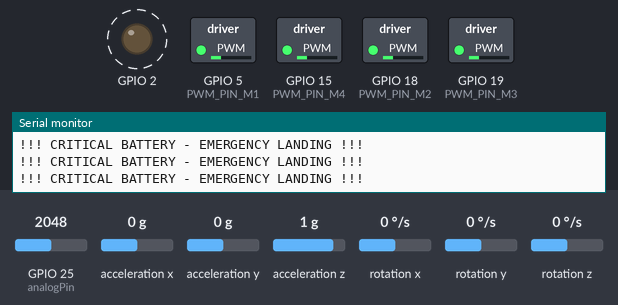
The program below on a simulated ESP32-S3. Parts: switched loads named in the program (green lamp = pin HIGH), output pins drawn as LEDs (lit = HIGH), the last lines printed to the serial monitor. Dashed ring = blinking. Inputs (shaded band) come from the test bench; at power-on: GPIO 25 (analogPin) = 2048, acceleration x 0 g, acceleration y 0 g, acceleration z 1 g, rotation x 0 °/s, rotation y 0 °/s, rotation z 0 °/s (analog values on the 0–4095 scale).

Above: at 17.3 s.
17.4 s: GPIO 25 (analogPin) set to 3526
At 17.8 s:
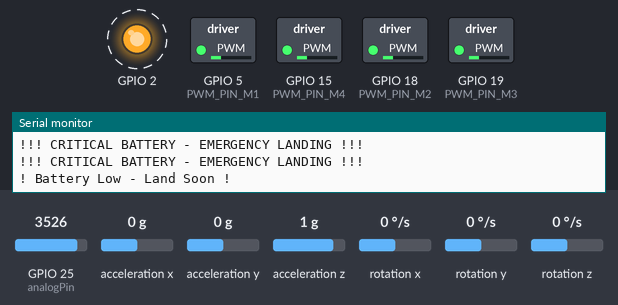
20.4 s: GPIO 25 (analogPin) set to 3641
At 20.9 s:
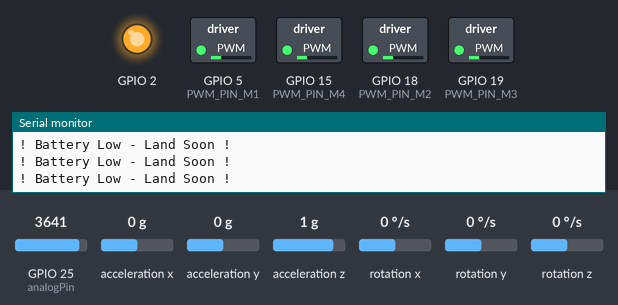
Timing chart, 0 to 23.4 s (numbered marks = the images above; inputs shaded):
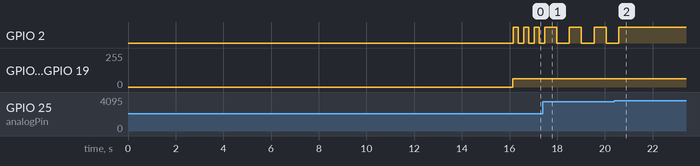

Measured:
- the behaviour switches between 3580 and 3581 on GPIO 25 (analogPin) (found by bisection; images 1 and 2)
- after the input at 17.4 s, GPIO 2: alternates HIGH for 0.50 s and LOW for 0.54 s, starting after 0.57 s
- after the input at 20.4 s, GPIO 2: goes on until 20.6 s, then stays HIGH
- by itself, GPIO 2: alternates HIGH for 0.20 s and LOW for 0.24 s

The program:

main.cpp
```cpp
/*
====================================================================================
🛩️  ESP32-S3 Quadcopter Flight Controller with MPU9250 (SPI + FreeRTOS)
====================================================================================
Integrated SPI implementation with tuned calibration data
====================================================================================
*/

#include <SPI.h>
#include <Arduino.h>
#include <PPMReader.h>
#include "freertos/FreeRTOS.h"
#include "freertos/task.h"
#include <freertos/semphr.h>
#include "MPU9250.h"

// ===================== MPU9250 SPI SETUP =====================
// ESP32-S3 Default SPI Pins: CS=10, MOSI=11, SCLK=12, MISO=13
#define SPI_CS_PIN 10
MPU9250 IMU(SPI, SPI_CS_PIN);

// ===================== CALIBRATION CONSTANTS =====================
// Updated with values from your provided SPI example
constexpr float ACCEL_BIAS[3] = {0.22f, 0.20f, -0.13f};
constexpr float ACCEL_SCALE[3] = {1.00f, 1.00f, 0.99f};
constexpr float GYRO_BIAS[3] = {0.01f, 0.04f, -0.01f};
// Magnetometer not currently used in PID, but constants kept for future
constexpr float MAG_BIAS[3] = {33.17f, 20.35f, -25.80f};
constexpr float MAG_SCALE[3] = {1.03f, 0.97f, 1.00f};

constexpr float G_TO_MPS2 = 9.80665f;

// Kalman filter parameters
constexpr float Q_ANGLE = 0.001f;
constexpr float Q_BIAS = 0.003f;
constexpr float R_MEASURE = 0.03f;

struct KalmanState {
  float angle;
  float bias;
  float rate;
  float P[2][2];
};

KalmanState pitchKalman = {0, 0, 0, {{0, 0}, {0, 0}}};
KalmanState rollKalman = {0, 0, 0, {{0, 0}, {0, 0}}};

// ===================== MUTEXES =====================
SemaphoreHandle_t spiMutex;

// ===================== CONFIGURATION CONSTANTS =====================
const float MOTOR_SCALE_FACTOR = 1.024f;
const float ANGLE_SCALE_FACTOR = 0.10f;
const float YAW_RATE_SCALE_FACTOR = 0.15f;
const int THROTTLE_IDLE = 1180;
const int THROTTLE_CUTOFF = 1000;
const int THROTTLE_MAX = 1800;
const int MOTOR_MAX = 1989;
const float LOOP_TIME_SEC = 0.004f; // 4ms = 250Hz

// ===================== PID TUNING =====================
float PRate = 0.08, IRate = 0.04, DRate = 0.001;
float PAngle = 4, IAngle = 0.04, DAngle = 0.0;

// ===================== BATTERY MONITORING =====================
const int analogPin = 25;
const float referenceVoltage = 3.3;
const float r1Value = 77600.0;
const float r2Value = 29400.0;
const float BATTERY_WARNING_VOLTAGE = 10.5; // 3.5V per cell for 3S
const float BATTERY_CRITICAL_VOLTAGE = 9.9; // 3.3V per cell for 3S
float battery_voltage = 10;

// ===================== PWM MOTOR CONTROL =====================
const int PWM_PIN_M1 = 5;
const int PWM_PIN_M2 = 18;
const int PWM_PIN_M3 = 19;
const int PWM_PIN_M4 = 15;
const int PWM_FREQUENCY = 250;
const int PWM_RESOLUTION = 12;

// ===================== PPM RECEIVER =====================
byte interruptPin = 4;
byte channelAmount = 6;
PPMReader ppm(interruptPin, channelAmount);
int ppmData[6] = {0, 0, 0, 0, 0, 0};

// PPM timeout
const unsigned long ppmTimeout = 5000000; // 5 seconds
unsigned long lastPPMUpdateTime = 0;
bool ppmSignalLost = true;
int lastPPMData[6] = {0};
const int changeThreshold = 10;

// ===================== ARMING SYSTEM =====================
bool isArmed = false;
unsigned long armingStartTime = 0;
const unsigned long ARMING_TIME_MS = 2000; // 2 seconds to arm
bool armingInProgress = false;

// ===================== DEBUG FLAGS =====================
bool enableSerialDebug = false; // Set to true only for ground testing

// ===================== FLIGHT CONTROL VARIABLES =====================
float RateRoll, RatePitch, RateYaw;
float RateCalibrationRoll, RateCalibrationPitch, RateCalibrationYaw;
int RateCalibrationNumber;
float AccX, AccY, AccZ;
float AngleRoll, AnglePitch;
float LoopTimer;

float DesiredRateRoll, DesiredRatePitch, DesiredRateYaw;
float ErrorRateRoll, ErrorRatePitch, ErrorRateYaw;
float InputRoll, InputThrottle, InputPitch, InputYaw;
float PrevErrorRateRoll, PrevErrorRatePitch, PrevErrorRateYaw;
float PrevItermRateRoll, PrevItermRatePitch, PrevItermRateYaw;
float PIDReturn[] = {0, 0, 0};

// PID Rate
float PRateRoll = PRate;
float PRatePitch = PRateRoll;
float PRateYaw = 0.100;
float IRateRoll = IRate;
float IRatePitch = IRateRoll;
float IRateYaw = 0.030;
float DRateRoll = DRate;
float DRatePitch = DRateRoll;
float DRateYaw = 0.000;

float MotorInput1 = 0, MotorInput2 = 0, MotorInput3 = 0, MotorInput4 = 0;

float KalmanAngleRoll = 0, KalmanUncertaintyAngleRoll = 2 * 2;
float KalmanAnglePitch = 0, KalmanUncertaintyAnglePitch = 2 * 2;
float Kalman1DOutput[] = {0, 0};

float DesiredAngleRoll, DesiredAnglePitch;
float ErrorAngleRoll, ErrorAnglePitch;
float PrevErrorAngleRoll, PrevErrorAnglePitch;
float PrevItermAngleRoll, PrevItermAnglePitch;

// PID Angle
float PAngleRoll = PAngle;
float PAnglePitch = PAngleRoll;
float IAngleRoll = IAngle;
float IAnglePitch = IAngleRoll;
float DAngleRoll = DAngle;
float DAnglePitch = DAngleRoll;

// ===================== HELPER FUNCTIONS =====================

void calibrateIMU(float raw[3], const float bias[3], const float scale[3], float output[3], bool isMPS2 = false) {
  for (int i = 0; i < 3; i++) {
    float biasValue = isMPS2 ? (bias[i] * G_TO_MPS2) : bias[i];
    output[i] = (raw[i] - biasValue) * (scale ? scale[i] : 1.0f);
  }
}

void remapAxes(const float in[3], float out[3], bool invertZ = false) {
  out[0] = in[1];
  out[1] = -in[0];
  out[2] = invertZ ? -in[2] : in[2];
}

float kalmanFilter(KalmanState &state, float gyroRate, float accelAngle, float dt) {
  // Prediction step
  state.rate = gyroRate - state.bias;
  state.angle += dt * state.rate;

  // Update error covariance matrix
  state.P[0][0] += dt * (dt * state.P[1][1] - state.P[0][1] - state.P[1][0] + Q_ANGLE);
  state.P[0][1] -= dt * state.P[1][1];
  state.P[1][0] -= dt * state.P[1][1];
  state.P[1][1] += Q_BIAS * dt;

  // Update step
  float S = state.P[0][0] + R_MEASURE;
  float K[2];
  K[0] = state.P[0][0] / S;
  K[1] = state.P[1][0] / S;

  float y = accelAngle - state.angle;
  state.angle += K[0] * y;
  state.bias += K[1] * y;

  // Update error covariance matrix
  float P00_temp = state.P[0][0];
  float P01_temp = state.P[0][1];

  state.P[0][0] -= K[0] * P00_temp;
  state.P[0][1] -= K[0] * P01_temp;
  state.P[1][0] -= K[1] * P00_temp;
  state.P[1][1] -= K[1] * P01_temp;

  return state.angle;
}

void reset_motors() {
  MotorInput1 = THROTTLE_CUTOFF;
  MotorInput2 = THROTTLE_CUTOFF;
  MotorInput3 = THROTTLE_CUTOFF;
  MotorInput4 = THROTTLE_CUTOFF;
}

void checkArmingSequence() {
  // Arming: Throttle LOW + Yaw RIGHT for 2 seconds
  // Disarming: Throttle LOW + Yaw LEFT for 2 seconds

  bool throttleLow = ppmData[2] < 1050;
  bool yawRight = ppmData[3] > 1800;
  bool yawLeft = ppmData[3] < 1200;

  if (throttleLow && yawRight && !isArmed) {
    if (!armingInProgress) {
      armingInProgress = true;
      armingStartTime = millis();
    } else if (millis() - armingStartTime > ARMING_TIME_MS) {
      isArmed = true;
      armingInProgress = false;
      Serial.println("*** ARMED ***");
    }
  } else if (throttleLow && yawLeft && isArmed) {
    if (!armingInProgress) {
      armingInProgress = true;
      armingStartTime = millis();
    } else if (millis() - armingStartTime > ARMING_TIME_MS) {
      isArmed = false;
      armingInProgress = false;
      reset_motors();
      Serial.println("*** DISARMED ***");
    }
  } else {
    armingInProgress = false;
  }
}

void ppmloop() {
  bool valuesChanged = false;

  for (byte channel = 0; channel < channelAmount; ++channel) {
    int value = ppm.latestValidChannelValue(channel + 1, -1);
    if (value != -1) {
      ppmData[channel] = value;
      if (abs(ppmData[channel] - lastPPMData[channel]) > changeThreshold) {
        valuesChanged = true;
      }
    }

    if (enableSerialDebug) {
      Serial.print(ppmData[channel]);
      Serial.print("\t");
    }
  }

  unsigned long currentTime = micros();
  unsigned long elapsedTime = currentTime - lastPPMUpdateTime;

  if (valuesChanged) {
    lastPPMUpdateTime = currentTime;
    ppmSignalLost = false;
  } else if (elapsedTime > ppmTimeout) {
    ppmSignalLost = true;
  }

  if (enableSerialDebug) {
    Serial.print(" | Elapsed: ");
    Serial.print(elapsedTime / 1000000.0);
    Serial.print(" s | Lost: ");
    Serial.println(ppmSignalLost ? "Y" : "N");
  }

  for (byte channel = 0; channel < channelAmount; ++channel) {
    lastPPMData[channel] = ppmData[channel];
  }

  if (ppmSignalLost) {
    if (enableSerialDebug) {
      Serial.println("PPM Signal Lost! Emergency stop!");
    }
    ppmData[2] = THROTTLE_CUTOFF;
    ppmData[0] = 1500;
    ppmData[1] = 1500;
    ppmData[3] = 1500;
    isArmed = false;
    reset_pid();
    reset_motors();
  }

  // Check arming/disarming
  checkArmingSequence();
}

void pwmsetup() {
  pinMode(PWM_PIN_M1, OUTPUT);
  pinMode(PWM_PIN_M2, OUTPUT);
  pinMode(PWM_PIN_M3, OUTPUT);
  pinMode(PWM_PIN_M4, OUTPUT);

  ledcAttach(PWM_PIN_M1, PWM_FREQUENCY, PWM_RESOLUTION);
  ledcAttach(PWM_PIN_M2, PWM_FREQUENCY, PWM_RESOLUTION);
  ledcAttach(PWM_PIN_M3, PWM_FREQUENCY, PWM_RESOLUTION);
  ledcAttach(PWM_PIN_M4, PWM_FREQUENCY, PWM_RESOLUTION);
}

void pwmloop(int motor_input, int PWM_PIN) {
  ledcWrite(PWM_PIN, motor_input);
}

float batteryvoltage() {
  // Average multiple readings for stability
  const int samples = 5;
  int sum = 0;
  for (int i = 0; i < samples; i++) {
    sum += analogRead(analogPin);
    vTaskDelay(pdMS_TO_TICKS(2));
  }
  int rawValue = sum / samples;

  float voltage = (rawValue / 4095.0) * referenceVoltage;
  float inputVoltage = voltage * ((r1Value + r2Value) / r2Value);
  return inputVoltage;
}

void pid_equation(float Error, float P, float I, float D, float PrevError, float PrevIterm) {
  float Pterm = P * Error;
  float Iterm = PrevIterm + I * (Error + PrevError) * LOOP_TIME_SEC / 2;

  if (Iterm > 400)
    Iterm = 400;
  else if (Iterm < -400)
    Iterm = -400;

  float Dterm = D * (Error - PrevError) / LOOP_TIME_SEC;
  float PIDOutput = Pterm + Iterm + Dterm;

  if (PIDOutput > 400)
    PIDOutput = 400;
  else if (PIDOutput < -400)
    PIDOutput = -400;

  PIDReturn[0] = PIDOutput;
  PIDReturn[1] = Error;
  PIDReturn[2] = Iterm;
}

void reset_pid(void) {
  PrevErrorRateRoll = 0;
  PrevErrorRatePitch = 0;
  PrevErrorRateYaw = 0;
  PrevItermRateRoll = 0;
  PrevItermRatePitch = 0;
  PrevItermRateYaw = 0;

  PrevErrorAngleRoll = 0;
  PrevErrorAnglePitch = 0;
  PrevItermAngleRoll = 0;
  PrevItermAnglePitch = 0;
}

void gyro_signals(void) {
  if (spiMutex != NULL) {
    if (xSemaphoreTake(spiMutex, (TickType_t)10) == pdTRUE) {
      // Read MPU9250 sensor via SPI
      IMU.readSensor();

      // Get raw sensor data
      float rawAccel[3] = {IMU.getAccelX_mss(), IMU.getAccelY_mss(), IMU.getAccelZ_mss()};
      float rawGyro[3] = {IMU.getGyroX_rads(), IMU.getGyroY_rads(), IMU.getGyroZ_rads()};

      // Apply calibration
      float calAccel[3], calGyro[3];
      calibrateIMU(rawAccel, ACCEL_BIAS, ACCEL_SCALE, calAccel, true);
      calibrateIMU(rawGyro, GYRO_BIAS, nullptr, calGyro);

      // Remap axes to robot frame (Matches your previous configuration)
      float tempAccel[3], tempGyro[3];
      remapAxes(calAccel, tempAccel, true);
      remapAxes(calGyro, tempGyro, true);

      // Convert gyro from rad/s to deg/s
      RateRoll = tempGyro[0] * RAD_TO_DEG;
      RatePitch = tempGyro[1] * RAD_TO_DEG;
      RateYaw = tempGyro[2] * RAD_TO_DEG;

      // Accelerometer data (in m/s²)
      AccX = tempAccel[0];
      AccY = tempAccel[1];
      AccZ = tempAccel[2];

      // Calculate angles from accelerometer
      AngleRoll = atan2(AccY, sqrt(AccX * AccX + AccZ * AccZ)) * RAD_TO_DEG;
      AnglePitch = atan2(-AccX, sqrt(AccY * AccY + AccZ * AccZ)) * RAD_TO_DEG;

      xSemaphoreGive(spiMutex);
    } else {
      Serial.println("SPI mutex busy");
    }
  }
}

// ===================== FREERTOS TASKS =====================

void batteryMonitorTask(void *pvParameters) {
  while (1) {
    battery_voltage = batteryvoltage();

    if (battery_voltage < BATTERY_CRITICAL_VOLTAGE) {
      Serial.println("!!! CRITICAL BATTERY - EMERGENCY LANDING !!!");
      digitalWrite(2, HIGH);
      vTaskDelay(pdMS_TO_TICKS(200));
      digitalWrite(2, LOW);
      vTaskDelay(pdMS_TO_TICKS(200));

      // Force disarm after critical voltage
      isArmed = false;
      reset_motors();

    } else if (battery_voltage < BATTERY_WARNING_VOLTAGE) {
      Serial.println("! Battery Low - Land Soon !");
      digitalWrite(2, HIGH);
      vTaskDelay(pdMS_TO_TICKS(500));
      digitalWrite(2, LOW);
      vTaskDelay(pdMS_TO_TICKS(500));

    } else {
      digitalWrite(2, HIGH);
      vTaskDelay(pdMS_TO_TICKS(5000)); // Check every 5 seconds when OK
    }

    if (enableSerialDebug) {
      Serial.print("Battery: ");
      Serial.print(battery_voltage);
      Serial.println("V");
    }
  }
}

void flightControlTask(void *pvParameters) {
  while (1) {
    gyro_signals();

    RateRoll -= RateCalibrationRoll;
    RatePitch -= RateCalibrationPitch;
    RateYaw -= RateCalibrationYaw;

    // Apply Kalman filter
    KalmanAngleRoll = kalmanFilter(rollKalman, RateRoll, AngleRoll, LOOP_TIME_SEC);
    KalmanAnglePitch = kalmanFilter(pitchKalman, RatePitch, AnglePitch, LOOP_TIME_SEC);

    ppmloop();

    DesiredAngleRoll = ANGLE_SCALE_FACTOR * (ppmData[0] - 1500);
    DesiredAnglePitch = ANGLE_SCALE_FACTOR * (ppmData[1] - 1500);

    if (enableSerialDebug) {
      Serial.print(" Roll: ");
      Serial.print(KalmanAngleRoll);
      Serial.print(" Pitch: ");
      Serial.println(KalmanAnglePitch);
    }

    InputThrottle = ppmData[2];
    DesiredRateYaw = YAW_RATE_SCALE_FACTOR * (ppmData[3] - 1500);

    ErrorAngleRoll = DesiredAngleRoll - KalmanAngleRoll;
    ErrorAnglePitch = DesiredAnglePitch - KalmanAnglePitch;

    pid_equation(ErrorAngleRoll, PAngleRoll, IAngleRoll, DAngleRoll, PrevErrorAngleRoll, PrevItermAngleRoll);
    DesiredRateRoll = PIDReturn[0];
    PrevErrorAngleRoll = PIDReturn[1];
    PrevItermAngleRoll = PIDReturn[2];

    pid_equation(ErrorAnglePitch, PAnglePitch, IAnglePitch, DAnglePitch, PrevErrorAnglePitch, PrevItermAnglePitch);
    DesiredRatePitch = PIDReturn[0];
    PrevErrorAnglePitch = PIDReturn[1];
    PrevItermAnglePitch = PIDReturn[2];

    ErrorRateRoll = DesiredRateRoll - RateRoll;
    ErrorRatePitch = DesiredRatePitch - RatePitch;
    ErrorRateYaw = DesiredRateYaw - RateYaw;

    pid_equation(ErrorRateRoll, PRateRoll, IRateRoll, DRateRoll, PrevErrorRateRoll, PrevItermRateRoll);
    InputRoll = PIDReturn[0];
    PrevErrorRateRoll = PIDReturn[1];
    PrevItermRateRoll = PIDReturn[2];

    pid_equation(ErrorRatePitch, PRatePitch, IRatePitch, DRatePitch, PrevErrorRatePitch, PrevItermRatePitch);
    InputPitch = PIDReturn[0];
    PrevErrorRatePitch = PIDReturn[1];
    PrevItermRatePitch = PIDReturn[2];

    pid_equation(ErrorRateYaw, PRateYaw, IRateYaw, DRateYaw, PrevErrorRateYaw, PrevItermRateYaw);
    InputYaw = PIDReturn[0];
    PrevErrorRateYaw = PIDReturn[1];
    PrevItermRateYaw = PIDReturn[2];

    if (InputThrottle > THROTTLE_MAX) InputThrottle = THROTTLE_MAX;

    // Motor mixing for X-configuration quadcopter
    // M1: Front-Right, M2: Front-Left, M3: Rear-Left, M4: Rear-Right
    MotorInput1 = MOTOR_SCALE_FACTOR * (InputThrottle - InputRoll - InputPitch - InputYaw);
    MotorInput2 = MOTOR_SCALE_FACTOR * (InputThrottle - InputRoll + InputPitch + InputYaw);
    MotorInput3 = MOTOR_SCALE_FACTOR * (InputThrottle + InputRoll + InputPitch - InputYaw);
    MotorInput4 = MOTOR_SCALE_FACTOR * (InputThrottle + InputRoll - InputPitch + InputYaw);

    // Limit maximum motor output
    if (MotorInput1 > 2000) MotorInput1 = MOTOR_MAX;
    if (MotorInput2 > 2000) MotorInput2 = MOTOR_MAX;
    if (MotorInput3 > 2000) MotorInput3 = MOTOR_MAX;
    if (MotorInput4 > 2000) MotorInput4 = MOTOR_MAX;

    // Apply minimum throttle when armed
    if (MotorInput1 < THROTTLE_IDLE) MotorInput1 = THROTTLE_IDLE;
    if (MotorInput2 < THROTTLE_IDLE) MotorInput2 = THROTTLE_IDLE;
    if (MotorInput3 < THROTTLE_IDLE) MotorInput3 = THROTTLE_IDLE;
    if (MotorInput4 < THROTTLE_IDLE) MotorInput4 = THROTTLE_IDLE;

    // Safety: Cut throttle if not armed or throttle stick is low
    if (!isArmed || ppmData[2] < 1050) {
      MotorInput1 = THROTTLE_CUTOFF;
      MotorInput2 = THROTTLE_CUTOFF;
      MotorInput3 = THROTTLE_CUTOFF;
      MotorInput4 = THROTTLE_CUTOFF;
      reset_pid();
    }

    pwmloop(MotorInput1, PWM_PIN_M1);
    pwmloop(MotorInput2, PWM_PIN_M2);
    pwmloop(MotorInput3, PWM_PIN_M3);
    pwmloop(MotorInput4, PWM_PIN_M4);

    // Maintain 250Hz loop rate (4ms)
    while ((micros() - LoopTimer) < 4000) {
      taskYIELD(); // Allow other tasks to run
    }
    LoopTimer = micros();
  }
}

void gyroscope_calibration() {
  Serial.println("=== GYROSCOPE CALIBRATION ===");
  Serial.println("Keep drone LEVEL and STATIONARY!");
  delay(2000);

  for (RateCalibrationNumber = 0; RateCalibrationNumber < 2000; RateCalibrationNumber++) {
    gyro_signals();
    RateCalibrationRoll += RateRoll;
    RateCalibrationPitch += RatePitch;
    RateCalibrationYaw += RateYaw;

    if (RateCalibrationNumber % 200 == 0) {
      Serial.print(".");
    }
    vTaskDelay(pdMS_TO_TICKS(1));
  }

  RateCalibrationRoll /= 2000;
  RateCalibrationPitch /= 2000;
  RateCalibrationYaw /= 2000;

  Serial.println("\n=== CALIBRATION COMPLETE ===");
  Serial.print("Roll offset: "); Serial.println(RateCalibrationRoll);
  Serial.print("Pitch offset: "); Serial.println(RateCalibrationPitch);
  Serial.print("Yaw offset: "); Serial.println(RateCalibrationYaw);
}

// ===================== SETUP =====================

void setup() {
  Serial.begin(115200);
  while (!Serial && millis() < 3000); // Wait up to 3s for serial

  Serial.println(F("\n\n================================="));
  Serial.println(F("ESP32-S3 Flight Controller (SPI)"));
  Serial.println(F("=================================\n"));

  // Create SPI mutex
  spiMutex = xSemaphoreCreateMutex();
  if (spiMutex == NULL) {
    Serial.println("ERROR: Failed to create SPI mutex!");
    while (1) {
      digitalWrite(2, HIGH);
      delay(100);
      digitalWrite(2, LOW);
      delay(100);
    }
  }

  pinMode(2, OUTPUT);
  analogReadResolution(12);
  pinMode(analogPin, INPUT);

  // Initialize SPI
  Serial.println(F("Initializing SPI..."));
  SPI.begin(); // Uses default S3 pins: CLK=12, MISO=13, MOSI=11, CS=10

  Serial.println(F("Initializing MPU9250 via SPI..."));

  int status = IMU.begin();
  if (status < 0) {
    Serial.print(F("ERROR: IMU initialization failed! Code: "));
    Serial.println(status);
    Serial.println(F("Check SPI connections (CS Pin 10)"));
    while (1) {
      digitalWrite(2, HIGH);
      delay(250);
      digitalWrite(2, LOW);
      delay(250);
    }
  }

  // Configure IMU
  IMU.setAccelRange(MPU9250::ACCEL_RANGE_4G);
  IMU.setGyroRange(MPU9250::GYRO_RANGE_1000DPS);
  // CHANGED FROM 19 (50Hz) TO 0 (1000Hz)
  // Your loop runs at 250Hz. The sensor MUST be faster than the loop.
  IMU.setSrd(0);

  Serial.println(F("IMU initialized successfully!"));

  delay(500);

  // Calibrate gyroscope
  gyroscope_calibration();

  // Setup PWM for motors
  pwmsetup();
  reset_motors();

  LoopTimer = micros();

  // Create FreeRTOS tasks
  xTaskCreatePinnedToCore(
    batteryMonitorTask,
    "BatteryMonitor",
    4096,
    NULL,
    1,
    NULL,
    0  // Core 0
  );

  xTaskCreatePinnedToCore(
    flightControlTask,
    "FlightControl",
    10240, // Increased stack size
    NULL,
    2,     // Higher priority
    NULL,
    1      // Core 1
  );

  Serial.println(F("\n=== FLIGHT CONTROLLER READY ==="));
  Serial.println(F("ARM: Throttle LOW + Yaw RIGHT for 2s"));
  Serial.println(F("DISARM: Throttle LOW + Yaw LEFT for 2s"));
  Serial.println(F("================================\n"));
}

void loop() {
  // Empty - FreeRTOS tasks handle everything
  vTaskDelay(pdMS_TO_TICKS(1000));
}
```
